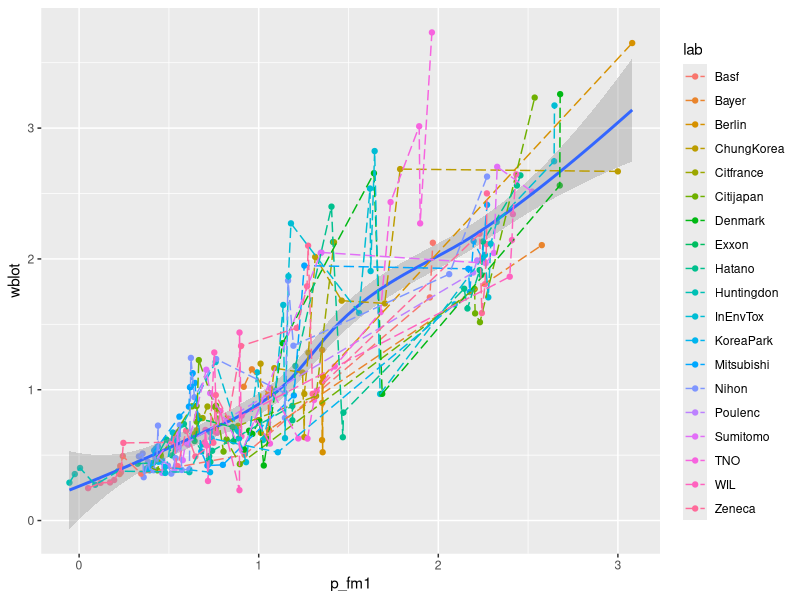
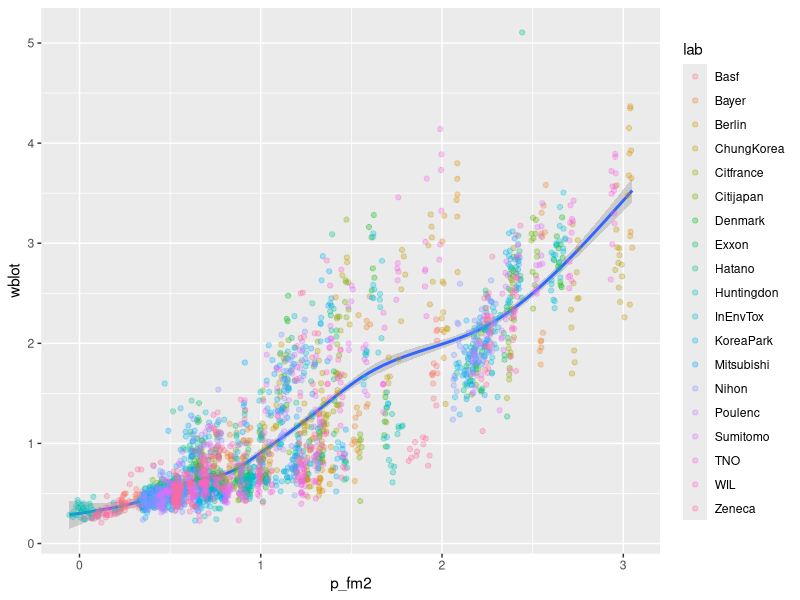
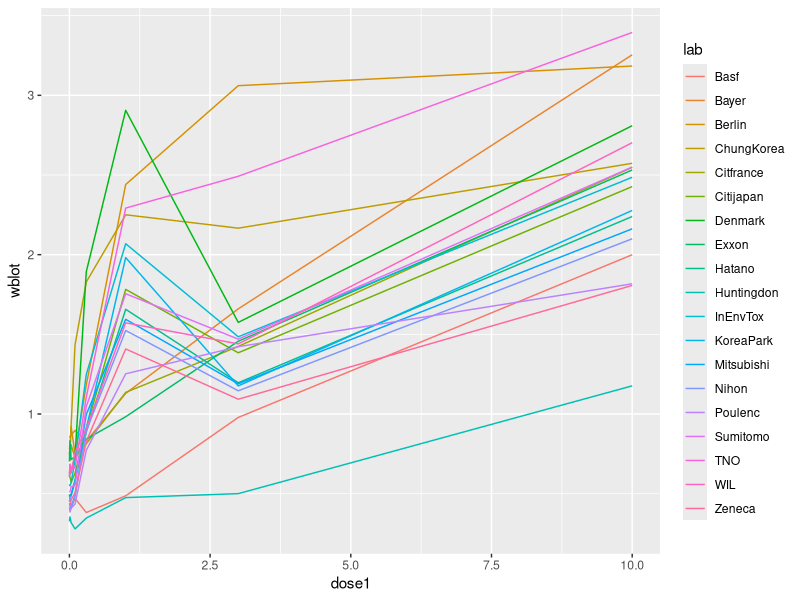
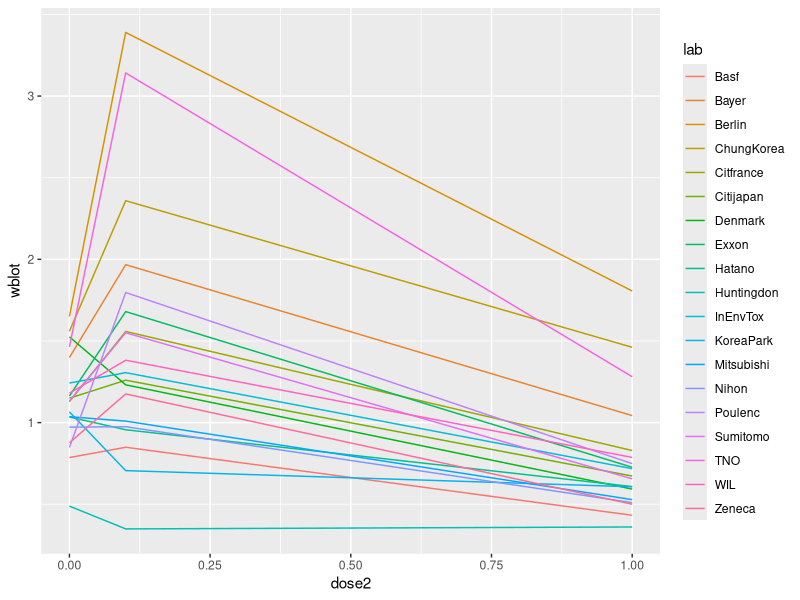
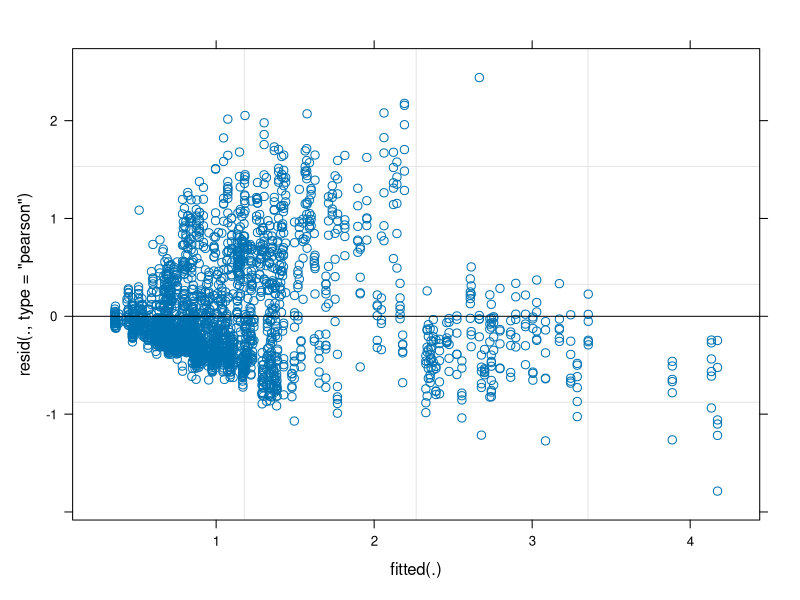
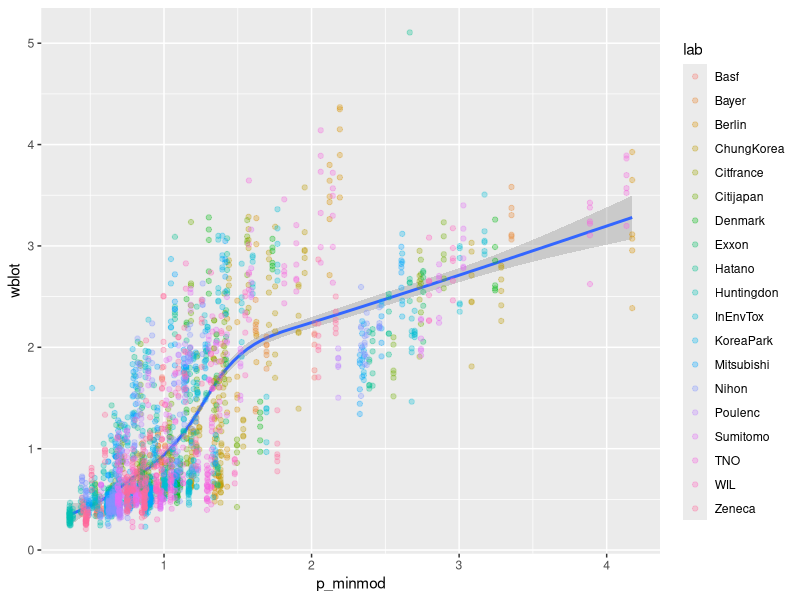
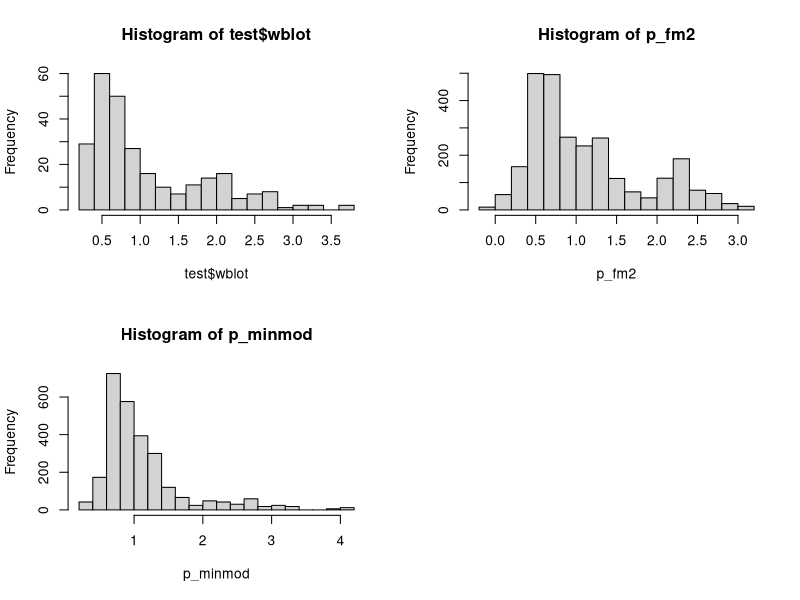

These figures' R source, in order:
## ---- chunk 1
library(dplyr)
library(lme4)
library(ggplot2)

dat <- read.table("case1.txt", header = T, stringsAsFactors = F, na.strings = ".", colClasses=c("character","character","numeric","numeric","numeric","numeric","numeric","numeric"))
dat <-  dat %>% filter(complete.cases(blot)) %>% mutate(wblot = blot/body, wwet = wet/body)
## ---- chunk 2
set.seed(3)
samp <- sample(dim(dat)[1], dim(dat)[1]/10)
test <- dat[samp,]
train <- dat[-samp,]
## ---- chunk 3
fm1 <- lmer(wblot ~ 1 + (proto|lab) + body + poly(dose1,2) + poly(dose2,2), train)
summary(fm1)

p_fm1 <- predict(fm1, test)

ggplot(data = test, aes(p_fm1, wblot)) + geom_point(aes(colour = lab)) + geom_smooth() + geom_line(aes(colour=lab), linetype=5)

## ---- chunk 4
fm2 <- lmer(wblot ~ 1 + (proto|lab) + body + poly(dose1,2) + poly(dose2,2), dat)
summary(fm2)
p_fm2 <- predict(fm2, dat)
ggplot(data = dat, aes(p_fm2, wblot)) + geom_smooth() + geom_point(aes(colour = lab), alpha = 0.3) 

## ---- chunk 5
mean_dat1 <- dat %>% group_by(lab, dose1) %>% summarise(wblot = mean(wblot))
ggplot(data = mean_dat1, aes(x = dose1, y = wblot, color = lab)) + geom_line()
mean_dat2 <- dat %>% group_by(lab, dose2) %>% summarise(wblot = mean(wblot))
ggplot(data = mean_dat2, aes(x = dose2, y = wblot, color = lab)) + geom_line()

## ---- chunk 6
#dose response curve
minmod <- lmer(wblot ~ (1 + proto + dose1 + dose2| lab), dat) #minimum model
summary(minmod)
plot(minmod)
p_minmod <- predict(minmod, dat)
ggplot(data = dat, aes(p_minmod, wblot)) + geom_smooth() + geom_point(aes(colour = lab), alpha = 0.3) #+ geom_line(aes(colour=lab), linetype=5)

par(mfrow = c(2,2))
hist(test$wblot, breaks = 20)
hist(p_fm2, breaks = 20)
hist(p_minmod, breaks = 20)
